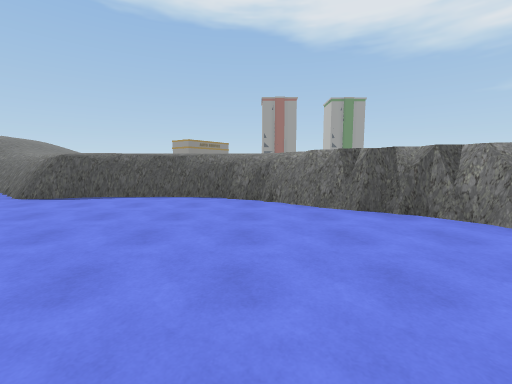
view 1 (above)

22 first-person views from a walk through a 3-D level made in the Unity game engine. The camera is 1.4 m above the floor, tilts 6° down and sees 90° across. The floor is counted in squares, 2 m on a side. Each view is taken from the middle of a square. On the plan, view 1 faces up. The plan holds only what a view shows up to about 9 squares ahead; the rest is blank. The place goes on beyond the plan.

view 2
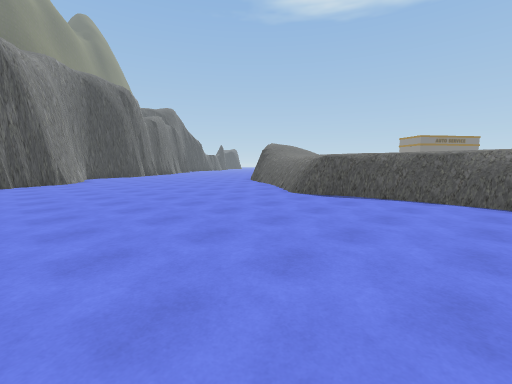

view 3
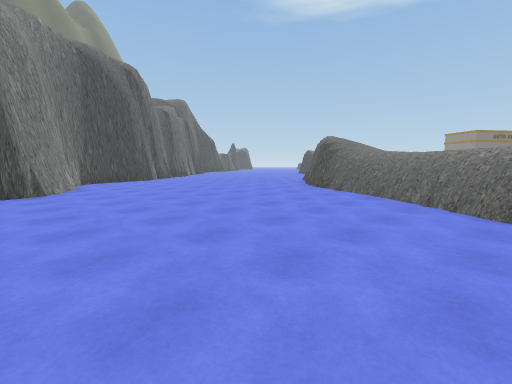

view 4
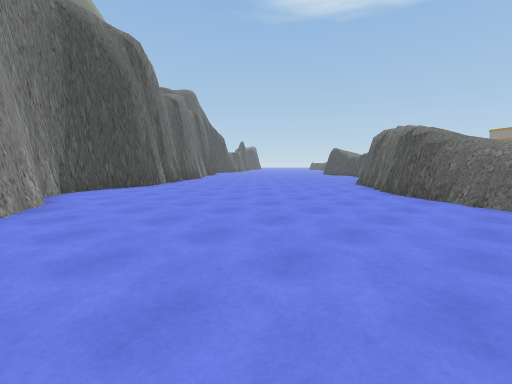

view 5
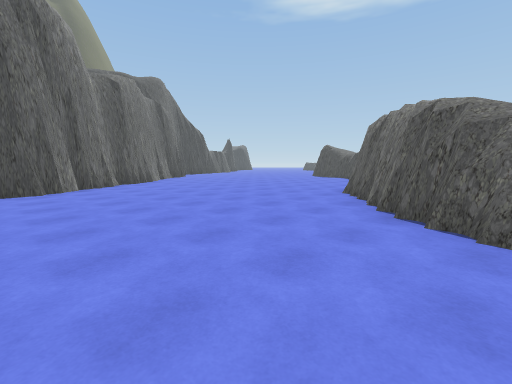

view 6
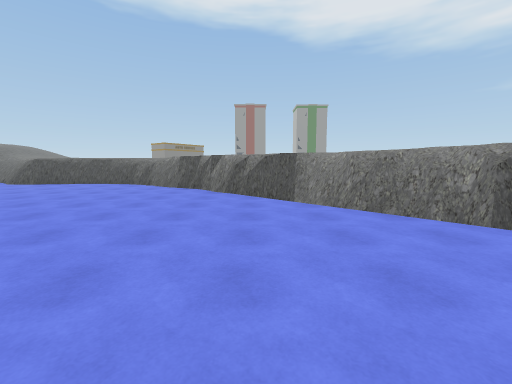

view 7
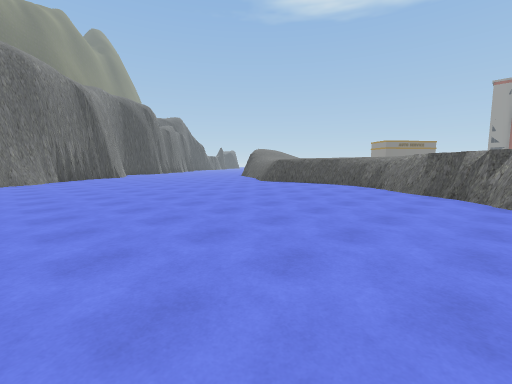

view 8
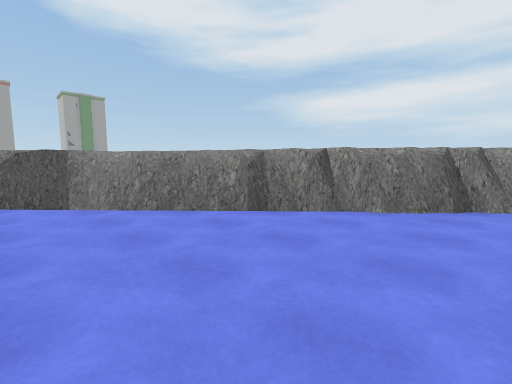

view 9
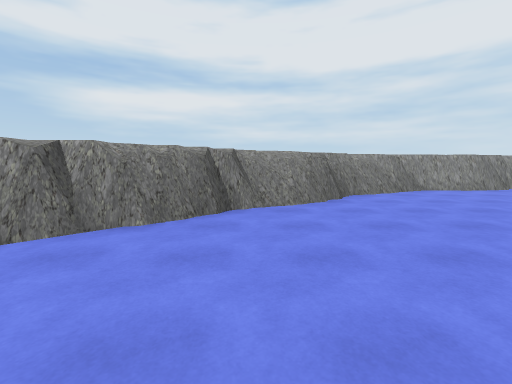

view 10
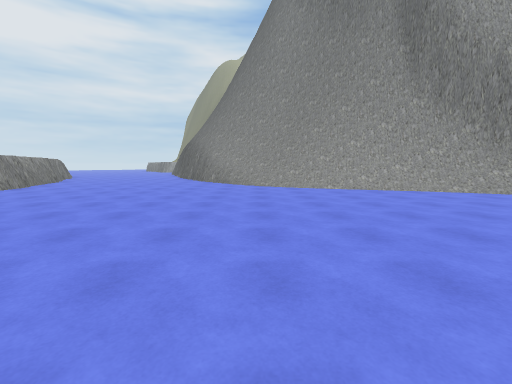

view 11
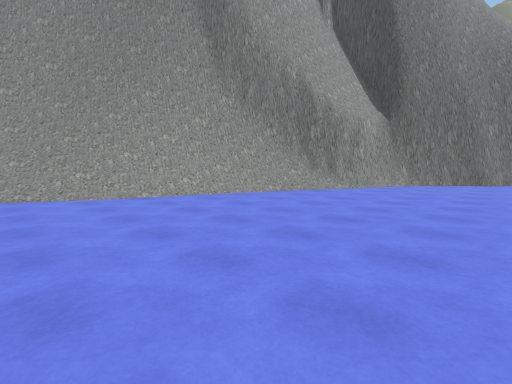

view 12
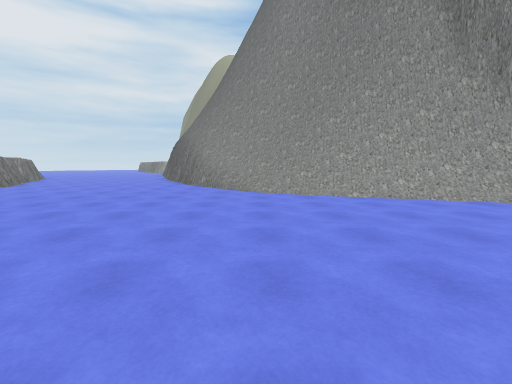

view 13
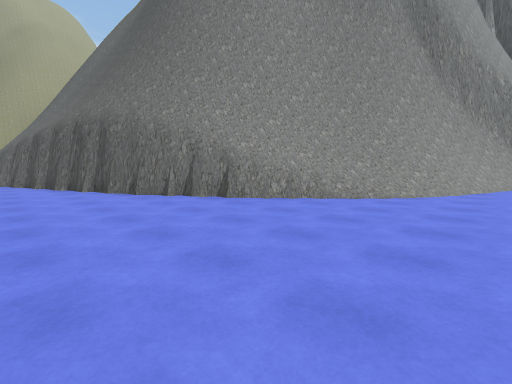

view 14
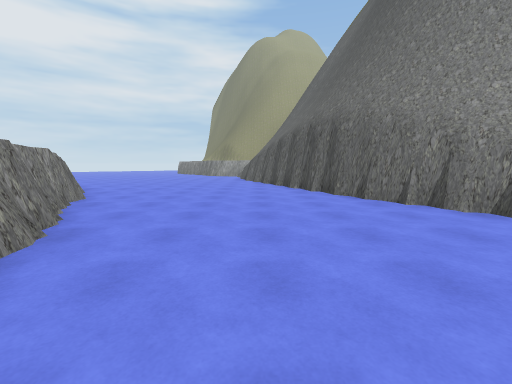

view 15
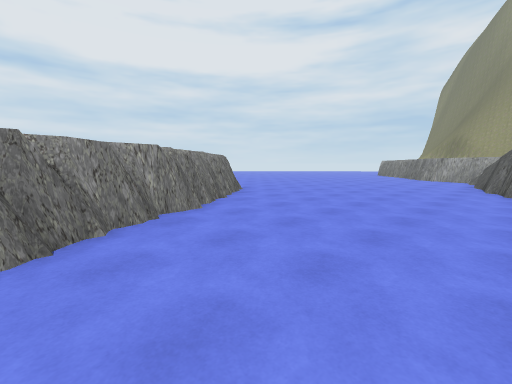

view 16
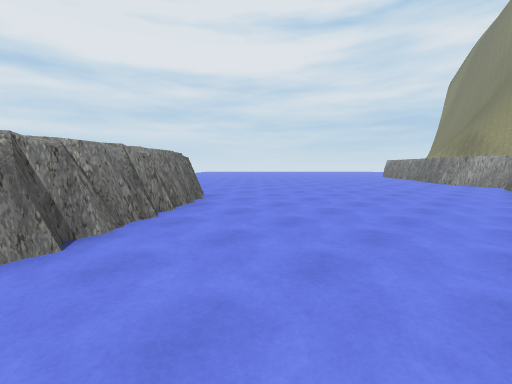

view 17
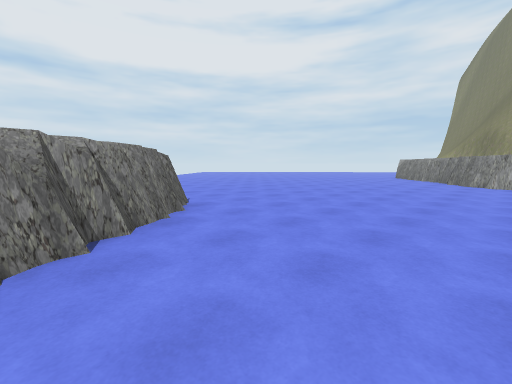

view 18
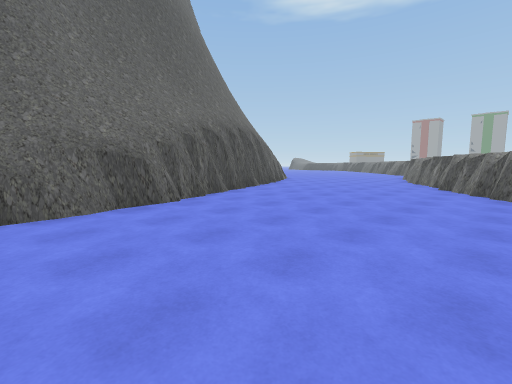

view 19
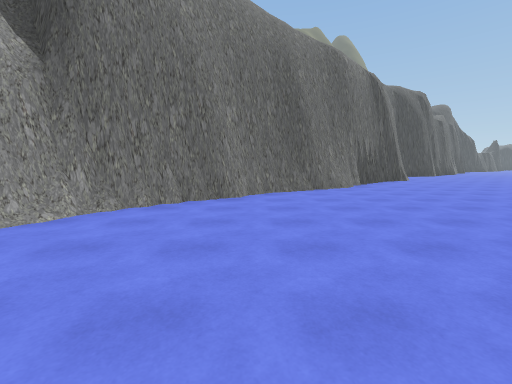

view 20
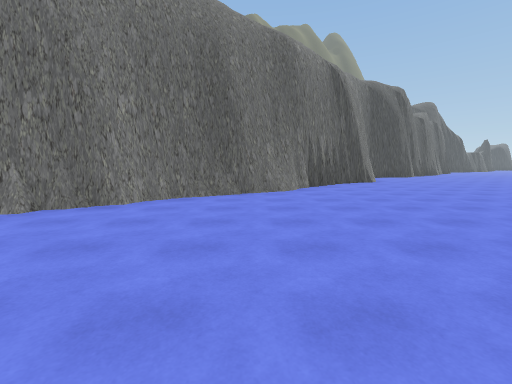

view 21
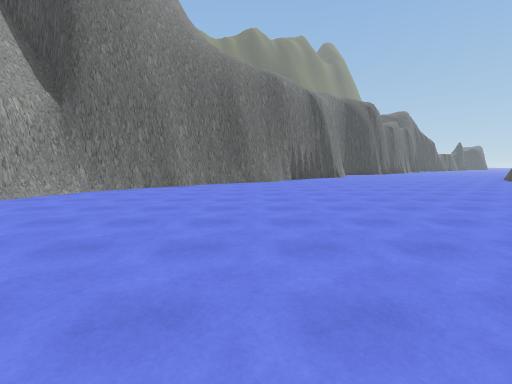

view 22
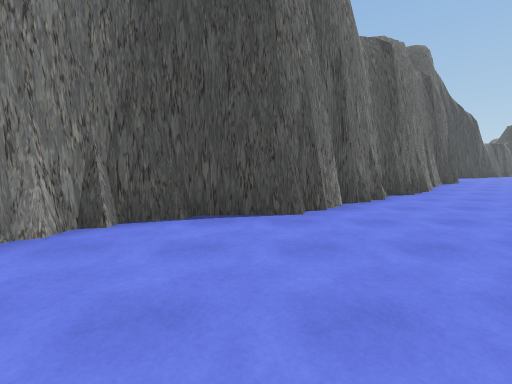

### Floor plan
Key: @ floor where view 1 was taken; # wall or solid block; . floor; / step, stairs or slope; = window, fence, low wall or low ledge.
Columns run from 20 left of view 1 to 16 right of it. Each row starts with its distance up from view 1.
  9 ##........##
  8  #........=###
  7   #.........=##
  6    #..........#######
  5    #................###
  4     #.................##
  3     ##.................##
  2       ##................##
  1         #................##
  0         #...........@.....##
 -1          #.................##
 -2           ##................##
 -3            #.................##
 -4             #.................#
 -5              #................##
 -6               #................##
 -7                #................#
 -8                ##...............#
 -9                  ##.............#
-10                    ##/..........#
-11                      ##//........#
-12                        #//.......#
-13                         .##......#
-14                          ..#......#
-15                            .#.....##
-16                             #......#.
-17                              #.....##
-18                              #......#
-19                               #.....=
-20                               #......
-21                                #.....
-22                                #.....
-23                                #.....
-24                                #.....
-25                                .#....

Positions as (right, up) in squares from view 1, and headings:
1: (0, 0), facing up
2: (-1, 0), facing up-left
3: (-5, 1), facing up-left
4: (-8, 2), facing up-left
5: (-9, 5), facing up-left
6: (4, -4), facing up
7: (3, -3), facing up-left
8: (4, -4), facing up-right
9: (5, -4), facing right
10: (5, -3), facing down
11: (5, -5), facing down-left
12: (5, -5), facing down
13: (11, -10), facing down-left
14: (11, -11), facing down
15: (11, -14), facing down-right
16: (12, -16), facing down-right
17: (13, -17), facing down-right
18: (16, -25), facing up-left
19: (-1, -5), facing left
20: (-2, -3), facing left
21: (2, -3), facing left
22: (-13, 5), facing left
